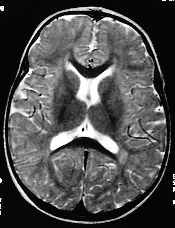
#> input picture Python/Assignment1/Image1/abc1/sub_sampled.bmp, 175 x 228 px, found by its file name
$ python subsampled1.py
#> lines starting #> are read from the running program, lines starting #| are printed output that depends on the picture
import cv2
import numpy as np
import matplotlib.pyplot as plt

# Create a 0 to 255 freqMap, where index = intensity level & freq[index] = freq of pixels
def createMap(intMap):
    freqMap = [0]*256
    for row in intMap:
        for val in row:
         freqMap[val] += 1
    return freqMap

# [6 lines of commented-out code are left out]
image_path = './Ass1/Image1/abc1/sub_sampled.bmp'
# image_path = './abc/sub_sampled.bmp'

image = cv2.imread(image_path)
#> image is the input picture: shape (228, 175, 3); min 0, max 255, mean 79.8
print(image.shape)
#| (228, 175, 3)

# Convert the image from BGR to RGB
image_rgb = cv2.cvtColor(image, cv2.COLOR_BGR2RGB)
red_channel = image_rgb[:, :, 0]  # Red channel (0 for Red in RGB image)
green_channel = image_rgb[:, :, 1]  # Green channel (1 for Green in RGB image)
blue_channel = image_rgb[:, :, 2]  # Blue channel (2 for Blue in RGB image)

r_hist = createMap(red_channel)
#> after the loop in createMap, `for row in intMap:`: freqMap = 256 values, max 5383 at index 5, min 18 at index 231, mean 155.9
#> r_hist has the same summary as freqMap in createMap
g_hist = createMap(green_channel)
#> g_hist has the same summary as freqMap in createMap
b_hist = createMap(blue_channel)
#> b_hist has the same summary as freqMap in createMap

# Create a figure with subplots
fig, axs = plt.subplots(2, 4, figsize=(19, 10))
# fig.suptitle("Subsampled Image and Histograms", fontsize=16)
fig.canvas.manager.set_window_title("Subsampled Image")


# Display the RGB image
axs[0, 0].imshow(image_rgb)
axs[0, 0].set_title("Subsampled Image")
axs[0, 0].axis('off')

# Histogram
axs[1,0].plot(r_hist, color='red', label='Red Channel')
axs[1,0].plot(g_hist, color='green', label='Green Channel')
axs[1,0].plot(b_hist, color='blue', label='Blue Channel')
axs[1, 0].set_xlabel("Pixel Intensity")
axs[1, 0].set_ylabel("Frequency")
axs[1, 0].legend()
axs[1, 0].grid()


# Plot the histograms as bars
axs[1,1].bar(range(256), r_hist, color='red', alpha=0.6, label='Red Channel')
axs[1, 2].bar(range(256), g_hist, color='green', alpha=0.6, label='Green Channel')
axs[1, 3].bar(range(256), b_hist, color='blue', alpha=0.6, label='Blue Channel')

# red channel
axs[1, 1].set_xlabel("Pixel Intensity")
axs[1,1].set_ylabel("Frequency")
axs[1,1].legend()
axs[1,1].grid()

# green channel
axs[1,2].set_xlabel("Pixel Intensity")
axs[1,2].set_ylabel("Frequency")
axs[1,2].legend()
axs[1,2].grid()

# green channel
axs[1,3].set_xlabel("Pixel Intensity")
axs[1,3].set_ylabel("Frequency")
axs[1,3].legend()
axs[1,3].grid()

# Display the Red channel
axs[0,1].imshow(red_channel, cmap='Reds')
axs[0,1].set_title("Red Channel")
axs[0,1].axis('off')

# Display the Green channel
axs[0,2].imshow(green_channel, cmap='Greens')
axs[0,2].set_title("Green Channel")
axs[0,2].axis('off')

# Display the Blue channel
axs[0,3].imshow(blue_channel, cmap='Blues')
axs[0,3].set_title("Blue Channel")
axs[0,3].axis('off')

plt.tight_layout()
plt.show()
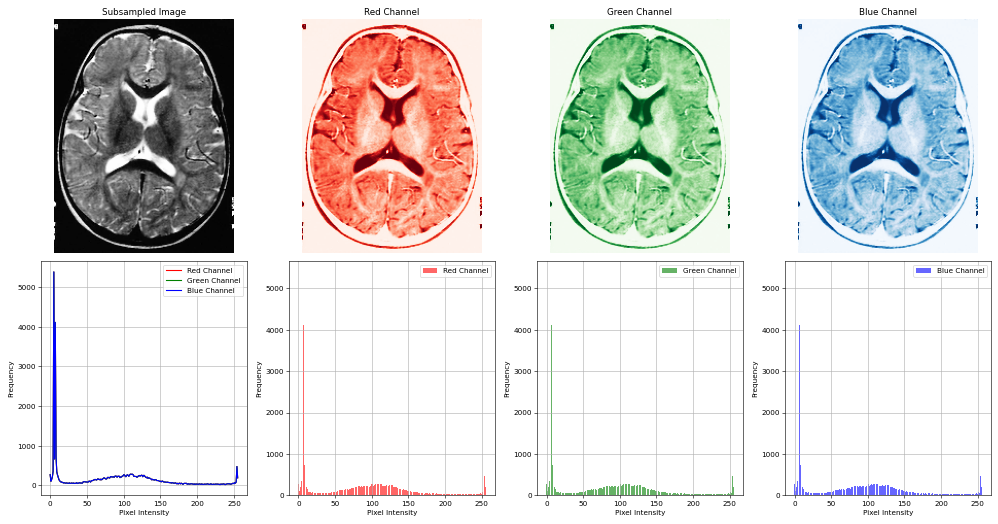
#> figure drawn by matplotlib, 8 panels; panel 5: curve peaks at x = 5, y = 5383; panel 5: curve peaks at x = 5, y = 5383; panel 5: curve peaks at x = 5, y = 5383; panel 6: tallest bar 5383 high, from x = 4.6 to 5.4
